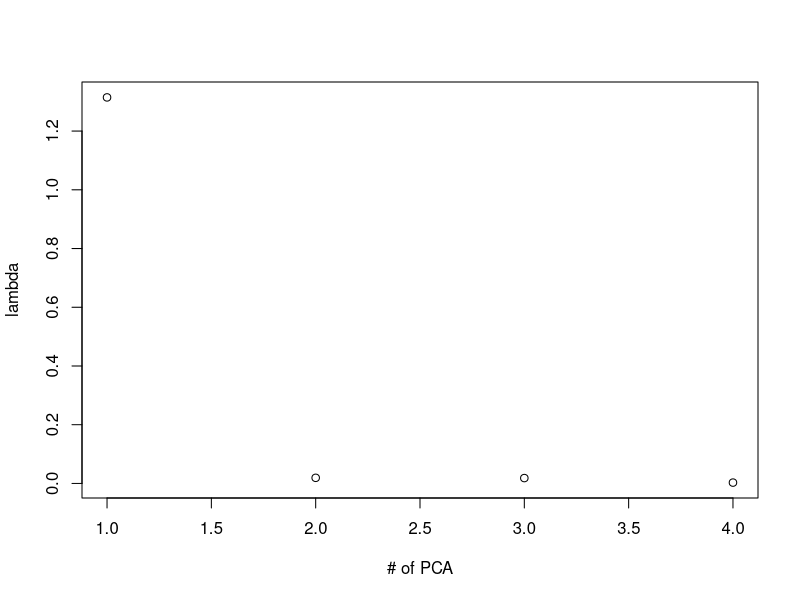

Write R code to recreate this figure.
data("iris")                          # load data

X <- t(log(iris[,1:4]))               # log transform
m <- nrow(X)
n <- ncol(X)
mean <- rowMeans(X) 
X <- X - replicate(n, mean)           # subtract mean

Cx <- (1/(n-1))*X %*% t(X)            # covariance matrix
res.eig <- eigen(Cx)                  # eigenvalue decomposition
lambda <- res.eig$values              # eigenvalues as variance explained
V <- res.eig$vectors                  # eigenvectors as loadings

Y <- t(V) %*% X                       # produce the principal components projection

Cy <- (1/(n-1))*Y%*%t(Y)              # check Cy and Cx

plot(1:m, lambda, xlab = "# of PCA")